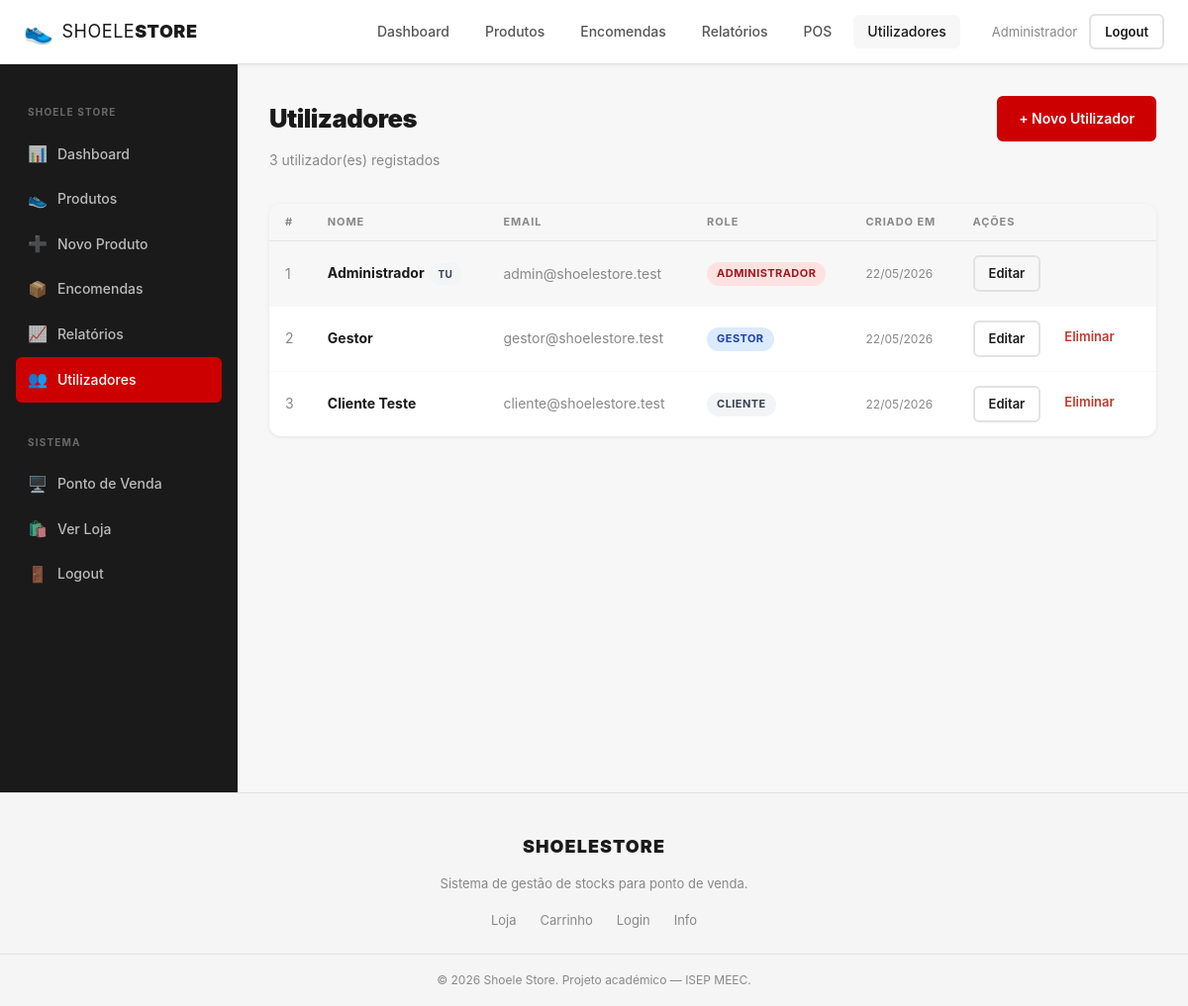
Page /admin/utilizadores.php (signed in) on the committed database.
### tables this page shows
CREATE TABLE users (
    id         INT AUTO_INCREMENT PRIMARY KEY,
    nome       VARCHAR(150) NOT NULL,
    email      VARCHAR(150) NOT NULL,
    password   VARCHAR(255) NOT NULL COMMENT 'Hash bcrypt',
    role       ENUM('admin','gestor','cliente') NOT NULL DEFAULT 'cliente',
    created_at TIMESTAMP    NOT NULL DEFAULT CURRENT_TIMESTAMP,
    UNIQUE KEY uq_user_email (email)
);

### includes/functions.php (called while the page is built, shortened)
<?php
function currentUser(): ?array {
    return $_SESSION['user'] ?? null;
}
function currentRole(): string {
    return $_SESSION['user']['role'] ?? '';
}
function e(string $str): string {
    return htmlspecialchars($str, ENT_QUOTES | ENT_HTML5, 'UTF-8');
}

### admin/utilizadores.php (the view, shortened to what this page needs)
<?php
require_once __DIR__ . '/../includes/functions.php';
require_once __DIR__ . '/includes/admin_nav.php';
$db     = getDB();
$action = $_REQUEST['action'] ?? 'list';
$users = $db->query("SELECT id, nome, email, role, created_at FROM users ORDER BY role, nome")->fetchAll();
include __DIR__ . '/../includes/header.php';
?>
<div class="admin-layout">
    <?= adminNav('utilizadores') ?>
    <div class="admin-content">
        <div style="display:flex; justify-content:space-between; align-items:center; margin-bottom:8px;">
            <h1 class="admin-page-title" style="margin-bottom:0">Utilizadores</h1>
            <?php if ($action !== 'create'): ?>
                <a href="?action=create" class="btn btn-red">+ Novo Utilizador</a>
            <?php endif; ?>
        </div>
        <p class="admin-page-subtitle"><?= count($users) ?> utilizador(es) registados</p>
        <div class="table-card">
            <table class="data-table">
                <thead>
                    <tr>
                        <th>#</th>
                        <th>Nome</th>
                        <th>Email</th>
                        <th>Role</th>
                        <th>Criado em</th>
                        <th>Ações</th>
                    </tr>
                </thead>
                <tbody>
                    <?php foreach ($users as $u): ?>
                        <?php
                        $isSelf = $u['id'] === (int)currentUser()['id'];
                        $roleBadge = ['admin' => 'badge-danger', 'gestor' => 'badge-info', 'cliente' => 'badge-secondary'];
                        $roleLabel = ['admin' => 'Administrador', 'gestor' => 'Gestor', 'cliente' => 'Cliente'];
                        ?>
                        <tr <?= $isSelf ? 'style="background:rgba(0,0,0,.03)"' : '' ?>>
                            <td class="text-muted"><?= $u['id'] ?></td>
                            <td>
                                <strong><?= e($u['nome']) ?></strong>
                                <?php if ($isSelf): ?> <span class="badge badge-secondary" style="font-size:10px">Tu</span><?php endif; ?>
                            </td>
                            <td class="text-muted"><?= e($u['email']) ?></td>
                            <td><span class="badge <?= $roleBadge[$u['role']] ?? 'badge-secondary' ?>"><?= $roleLabel[$u['role']] ?? $u['role'] ?></span></td>
                            <td class="text-muted" style="font-size:12px"><?= date('d/m/Y', strtotime($u['created_at'])) ?></td>
                            <td>
                                <div class="flex gap-2">
                                    <a href="?action=edit&id=<?= $u['id'] ?>" class="btn btn-sm btn-outline">Editar</a>
                                    <?php if (!$isSelf): ?>
                                        <form method="POST" style="display:inline" onsubmit="return confirm('Eliminar o utilizador <?= e(addslashes($u['nome'])) ?>?')">
                                            <button type="submit" class="btn btn-sm btn-ghost text-danger">Eliminar</button>
                                        </form>
                                    <?php endif; ?>
                                </div>
                            </td>
                        </tr>
                    <?php endforeach; ?>
                </tbody>
            </table>
        </div>
    </div>
</div>
<?php include __DIR__ . '/../includes/footer.php'; ?>

### includes/header.php (shortened to what this page needs)
<?php
require_once __DIR__ . '/../includes/functions.php';
$user      = currentUser();
$role      = currentRole();
$curScript = basename($_SERVER['PHP_SELF']);
$curDir    = basename(dirname($_SERVER['PHP_SELF']));
?>
<!DOCTYPE html>
<html lang="pt">
<head>
    <link rel="stylesheet" href="/assets/css/style.css">
</head>
<body>
<header class="site-header">
    <div class="container header-inner">
        <a href="<?= $role === 'admin' || $role === 'gestor' ? '/admin/dashboard.php' : '/' ?>" class="logo">
            <span class="logo-icon">👟</span>
            <span class="logo-text">SHOELE<strong>STORE</strong></span>
        </a>
        <nav class="main-nav">
            <?php if (!$user): ?>
                <a href="/catalogo.php" class="nav-link <?= $curScript === 'catalogo.php' ? 'active' : '' ?>">Catálogo</a>
                <a href="/login.php" class="nav-link <?= $curScript === 'login.php' ? 'active' : '' ?>">Login</a>
                <a href="/registo.php" class="nav-link <?= $curScript === 'registo.php' ? 'active' : '' ?>">Registar</a>
            <?php elseif ($role === 'cliente'): ?>
                <a href="/catalogo.php" class="nav-link <?= $curScript === 'catalogo.php' ? 'active' : '' ?>">Catálogo</a>
                <a href="/cliente/encomendas.php" class="nav-link <?= $curDir === 'cliente' ? 'active' : '' ?>">Minhas Encomendas</a>
            <?php elseif ($role === 'admin'): ?>
                <a href="/admin/dashboard.php"    class="nav-link <?= $curScript === 'dashboard.php' ? 'active' : '' ?>">Dashboard</a>
                <a href="/admin/produtos.php"     class="nav-link <?= in_array($curScript, ['produtos.php','adicionar_produto.php','editar_produto.php']) ? 'active' : '' ?>">Produtos</a>
                <a href="/admin/encomendas.php"   class="nav-link <?= $curScript === 'encomendas.php' ? 'active' : '' ?>">Encomendas</a>
                <a href="/admin/relatorios.php"   class="nav-link <?= $curScript === 'relatorios.php' ? 'active' : '' ?>">Relatórios</a>
                <a href="/pos/"                   class="nav-link <?= $curDir === 'pos' ? 'active' : '' ?>">POS</a>
                <a href="/admin/utilizadores.php" class="nav-link <?= $curScript === 'utilizadores.php' ? 'active' : '' ?>">Utilizadores</a>
            <?php endif; ?>
        </nav>
        <div class="header-actions">
            <?php if ($user): ?>
                <span style="font-size:13px; color:var(--muted); max-width:120px; overflow:hidden; text-overflow:ellipsis; white-space:nowrap;" title="<?= e($user['email']) ?>">
                    <?= e(explode(' ', $user['nome'])[0]) ?>
                </span>
                <a href="/logout.php" class="btn btn-sm btn-outline">Logout</a>
            <?php endif; ?>
        </div>
    </div>
</header>
<main class="site-main">

### assets/css/style.css (style rules this page uses)
:root { --red: #cc0000; --red-dark: #990000; --black: #111111; --dark: #1a1a1a; --mid: #555555; --muted: #888888; --border: #e2e2e2; --bg: #f7f7f7; --white: #ffffff; --success: #1a8f4e; --warning: #d97706; --info: #1d6fa4; --danger: #c0392b; --radius: 6px; --radius-lg: 12px; --shadow-sm: 0 1px 4px rgba(0,0,0,.08); --shadow-md: 0 4px 16px rgba(0,0,0,.12); --shadow-lg: 0 8px 32px rgba(0,0,0,.16); --transition: .2s ease; --font: -apple-system, BlinkMacSystemFont, 'Segoe UI', Roboto, Helvetica, Arial, sans-serif; }
*, *::before, *::after { box-sizing: border-box; margin: 0; padding: 0; }
html { scroll-behavior: smooth; }
body { font-family: var(--font); font-size: 15px; line-height: 1.6; color: var(--dark); background: var(--bg); -webkit-font-smoothing: antialiased; }
a { color: inherit; text-decoration: none; }
button, input, select, textarea { font-family: inherit; font-size: inherit; }
.container { width: 100%; max-width: 1280px; margin: 0 auto; padding: 0 24px; }
.site-main { min-height: calc(100vh - 140px); }
.site-header { background: var(--white); border-bottom: 1px solid var(--border); position: sticky; top: 0; z-index: 100; box-shadow: var(--shadow-sm); }
.header-inner { display: flex; align-items: center; gap: 32px; height: 64px; }
.logo { display: flex; align-items: center; gap: 8px; font-size: 18px; font-weight: 400; letter-spacing: .03em; color: var(--dark); text-transform: uppercase; }
.logo strong { font-weight: 900; }
.logo-icon { font-size: 24px; }
.main-nav { display: flex; gap: 8px; margin-left: auto; }
.nav-link { padding: 6px 14px; border-radius: var(--radius); font-size: 14px; font-weight: 500; color: var(--mid); transition: color var(--transition), background var(--transition); }
.nav-link:hover, .nav-link.active { color: var(--dark); background: var(--bg); }
.header-actions { display: flex; align-items: center; gap: 12px; }
.btn { display: inline-flex; align-items: center; justify-content: center; gap: 8px; padding: 10px 20px; border-radius: var(--radius); font-size: 14px; font-weight: 600; cursor: pointer; border: 2px solid transparent; transition: background var(--transition), color var(--transition), border-color var(--transition), transform var(--transition); white-space: nowrap; text-decoration: none; }
.btn-red { background: var(--red); color: var(--white); border-color: var(--red); }
.btn-outline { background: transparent; color: var(--dark); border-color: var(--border); }
.btn-ghost { background: transparent; color: var(--mid); border-color: transparent; }
.btn-sm { padding: 6px 14px; font-size: 13px; }
.admin-layout { display: flex; min-height: calc(100vh - 64px); }
.admin-content { flex: 1; padding: 32px; overflow: hidden; }
.admin-page-title { font-size: 1.6rem; font-weight: 900; letter-spacing: -.02em; margin-bottom: 8px; }
.admin-page-subtitle { color: var(--muted); font-size: 14px; margin-bottom: 32px; }
.table-card { background: var(--white); border-radius: var(--radius-lg); box-shadow: var(--shadow-sm); overflow: hidden; margin-bottom: 32px; }
.data-table { width: 100%; border-collapse: collapse; }
.data-table th { text-align: left; padding: 10px 16px; font-size: 11px; font-weight: 700; text-transform: uppercase; letter-spacing: .08em; color: var(--muted); background: var(--bg); border-bottom: 1px solid var(--border); }
.data-table td { padding: 14px 16px; border-bottom: 1px solid var(--bg); font-size: 14px; vertical-align: middle; }
.data-table tr:last-child td { border-bottom: none; }
.badge { display: inline-flex; align-items: center; padding: 3px 10px; border-radius: 100px; font-size: 11px; font-weight: 700; text-transform: uppercase; letter-spacing: .04em; }
.badge-info { background: #dbeafe; color: #1e40af; }
.badge-danger { background: #fee2e2; color: #991b1b; }
.badge-secondary { background: #f3f4f6; color: #374151; }
.text-muted { color: var(--muted); }
.text-danger { color: var(--danger); }
.flex { display: flex; }
.gap-2 { gap: 8px; }

### rows in the picture
users: nome "Administrador", id "1", shows "TU", email "admin@shoelestore.test", role "ADMINISTRADOR", created_at "22/05/2026"
users: id "2", nome "Gestor", email "gestor@shoelestore.test", role "GESTOR", created_at "22/05/2026"
users: id "3", nome "Cliente Teste", email "cliente@shoelestore.test", role "CLIENTE", created_at "22/05/2026"

### other values in the picture
$link['icon'] "📊"
$link['icon'] "👟"
$link['icon'] "➕"
$link['icon'] "📦"
$link['icon'] "📈"
$link['icon'] "👥"
count($users) "3"
